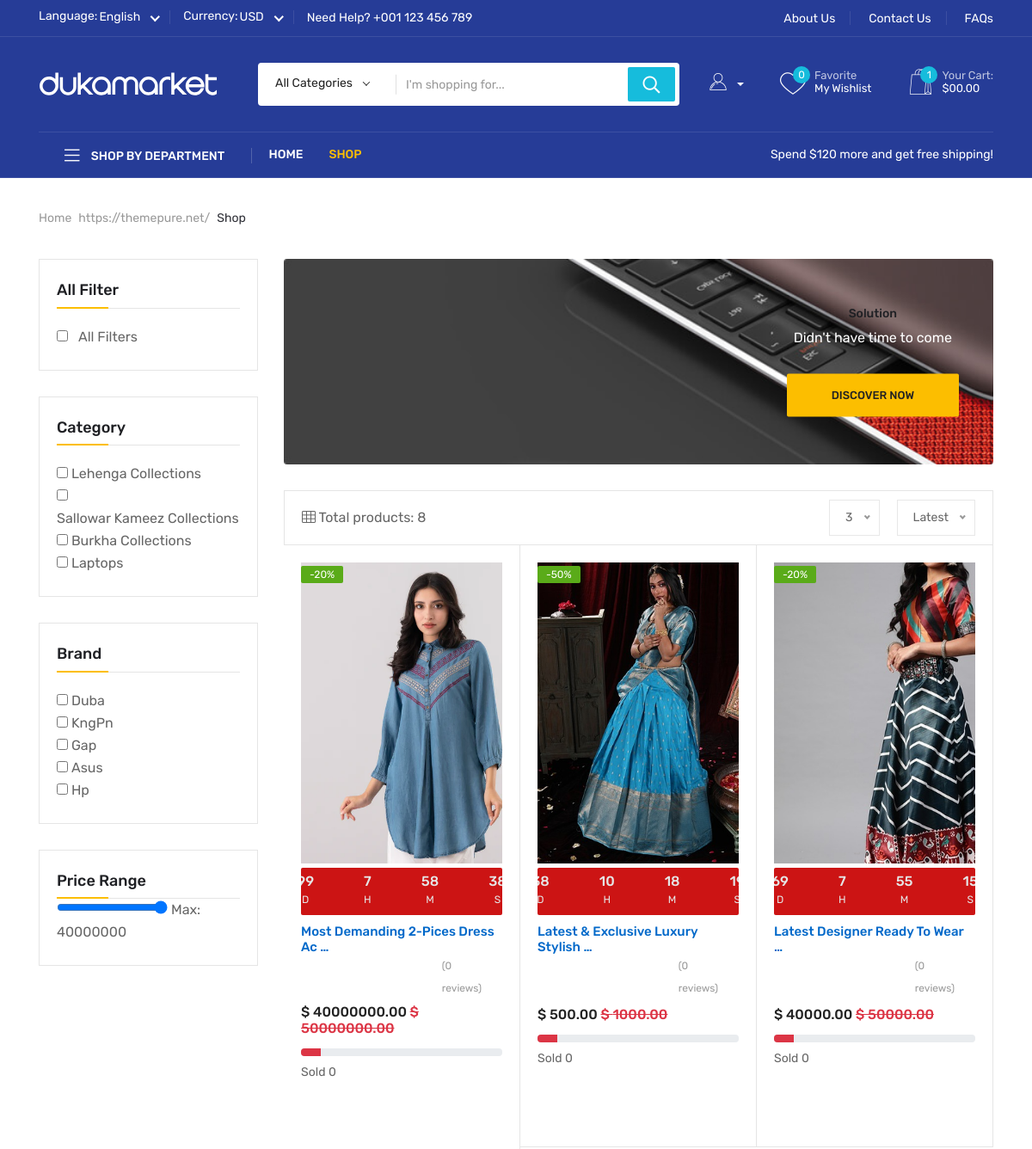
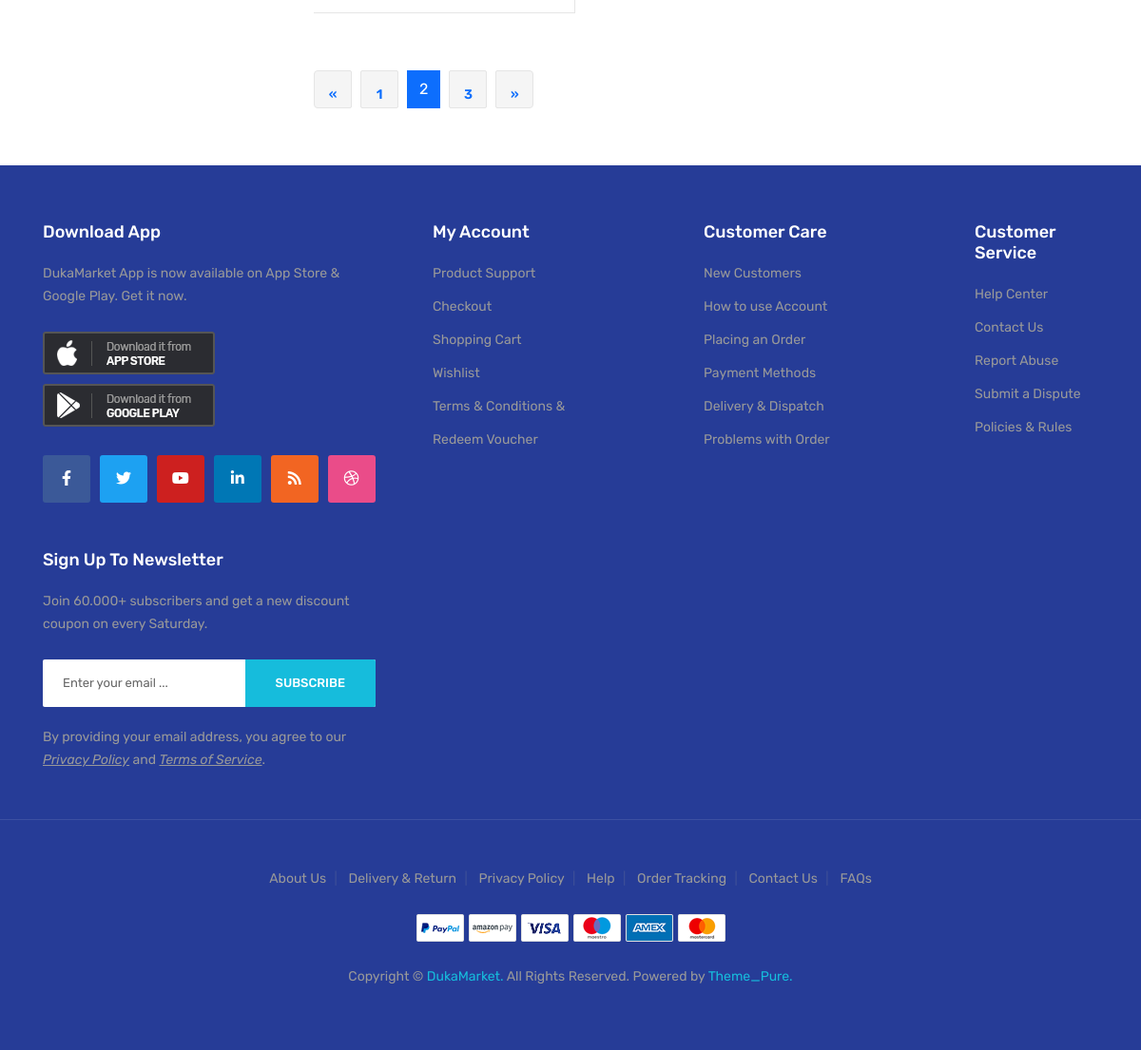
The app's page /shop/?page=2&sort=latest&per_page=3 with its own data (2 pictures, top to bottom).
### store/models.py (models this page shows, shortened)
class ImageTagMixin(models.Model):
    class Meta:
        abstract = True

class Category(ImageTagMixin):
    parent = models.ForeignKey('self', related_name='children', on_delete=models.CASCADE,
                               null=True, blank=True)
    title = models.CharField(max_length=150, unique=True)
    slug = models.SlugField(max_length=150, unique=True, blank=True, null=True)
    keyword = models.CharField(max_length=150, default='N/A')
    description = models.CharField(max_length=150, default='N/A')
    image = models.ImageField(upload_to='categories/%Y/%m/%d/',
                              default='defaults/default.jpg',
                              validators=[validate_image_size])
    status = models.CharField(max_length=10, choices=STATUS_CHOICES, default='active')
    is_featured = models.BooleanField(default=False)
    created_at = models.DateTimeField(auto_now_add=True)
    updated_at = models.DateTimeField(auto_now=True)
    class Meta:
        ordering = ['id']
        verbose_name_plural = '01. Categories'

class Brand(ImageTagMixin):
    title = models.CharField(max_length=150, unique=True)
    slug = models.SlugField(max_length=150, unique=True, blank=True, null=True)
    keyword = models.CharField(max_length=150, default='N/A')
    description = models.CharField(max_length=150, default='N/A')
    image = models.ImageField(upload_to='brands/%Y/%m/%d/',
                              default='defaults/default.jpg',
                              validators=[validate_image_size])
    status = models.CharField(max_length=10, choices=STATUS_CHOICES, default='active')
    is_featured = models.BooleanField(default=False)
    created_at = models.DateTimeField(auto_now_add=True)
    updated_at = models.DateTimeField(auto_now=True)
    class Meta:
        ordering = ['id']
        verbose_name_plural = '02. Brands'

class Slider(ImageTagMixin):
    product = models.ForeignKey(Product, on_delete=models.CASCADE)
    slider_type = models.CharField(max_length=10, choices=SLIDER_TYPE_CHOICES, default='none')
    title = models.CharField(max_length=150, unique=True)
    sub_title = models.CharField(max_length=150, blank=True, null=True)
    paragraph = models.CharField(max_length=150, blank=True, null=True)
    image = models.ImageField(upload_to='sliders/%Y/%m/%d/',
                              default='defaults/default.jpg',
                              validators=[validate_image_size])
    status = models.CharField(max_length=10, choices=STATUS_CHOICES, default='active')
    created_at = models.DateTimeField(auto_now_add=True)
    updated_at = models.DateTimeField(auto_now=True)
    class Meta:
        ordering = ['id']
        verbose_name_plural = '08. Sliders'
    def __str__(self):
        return f"{self.title} ({self.get_status_display()})"

class Product(ImageTagMixin):
    category = models.ForeignKey(Category, related_name='products', on_delete=models.CASCADE)
    brand = models.ForeignKey(Brand, related_name='products', on_delete=models.CASCADE)
    variant = models.CharField(max_length=150, choices=VARIANTS_TYPE_CHOICES, default='none')
    title = models.CharField(max_length=150, unique=True)
    slug = models.SlugField(max_length=150, unique=True, blank=True, null=True)
    old_price = models.DecimalField(max_digits=10, decimal_places=2, default=Decimal('500000.00'))
    sale_price = models.DecimalField(max_digits=10, decimal_places=2, default=Decimal('400000.00'))
    discount_percent = models.PositiveIntegerField(validators=[MinValueValidator(0), MaxValueValidator(100)], default=20)
    available_stock = models.PositiveIntegerField(validators=[MaxValueValidator(10000)], default=1)
    sold = models.PositiveIntegerField(default=0)
    prev_des = models.TextField(default='N/A')
    add_des = models.TextField(default='N/A')
    short_des = models.TextField(default='N/A')
    long_des = models.TextField(default='N/A')
    keyword = models.TextField(default='N/A')
    description = models.TextField(default='N/A')
    tag = models.CharField(max_length=150, default='N/A')
    deadline = models.DateTimeField(blank=True, null=True)
    is_deadline = models.BooleanField(default=False)
    is_featured = models.BooleanField(default=False)
    status = models.CharField(max_length=10, choices=STATUS_CHOICES, default='active')
    created_at = models.DateTimeField(auto_now_add=True)
    updated_at = models.DateTimeField(auto_now=True)
    class Meta:
        ordering = ['id']
        verbose_name_plural = '05. Products'

class ImageGallery(ImageTagMixin):
    product = models.ForeignKey(Product, related_name='images', on_delete=models.CASCADE)
    image = models.ImageField(upload_to='galleries/%Y/%m/%d/',
                              default='defaults/default.jpg',
                              validators=[validate_image_size])
    status = models.CharField(max_length=10, choices=STATUS_CHOICES, default='active')
    created_at = models.DateTimeField(auto_now_add=True)
    updated_at = models.DateTimeField(auto_now=True)
    class Meta:
        ordering = ['id']
        verbose_name_plural = '07. Image Galleries'

### store/views.py (the view)
# urls.py: path('shop/', ShopView.as_view(), name='shop'),
@method_decorator(never_cache, name='dispatch')
class ShopView(generic.View):
    def get(self, request):
        per_page_options = [3, 6, 12]
        sort_options = ['latest', 'new', 'upcoming']
        products = (
            Product.objects
            .filter(status='active')
            .select_related('category', 'brand')
            .prefetch_related('reviews')
            .annotate(avg_rate=Avg('reviews__rating', filter=Q(reviews__status='active')))
        )
        banners = Slider.objects.filter(Q(slider_type='add') & Q(status='active'))[:1]
        per_page = request.GET.get('per_page')
        per_page = int(per_page) if per_page and per_page.isdigit() else 3
        sort_by = request.GET.get('sort', 'latest')
        page_number = request.GET.get('page')
        page_number = int(page_number) if page_number and page_number.isdigit() else 1
        sort_map = {
            'latest': '-created_at',
            'new': 'created_at',
            'upcoming': 'deadline'
        }
        if sort_by == 'upcoming':
            products = products.filter(deadline__gt=timezone.now()).order_by('deadline')
        else:
            products = products.order_by(sort_map.get(sort_by, '-created_at'))
        paginator = Paginator(products, per_page)
        page_obj = paginator.get_page(page_number)
        logger.info(
            f"ShopView accessed | "
            f"User: {request.user.username if request.user.is_authenticated else 'Anonymous'} | "
            f"Page: {page_obj.number}/{paginator.num_pages} | "
            f"Per page: {per_page} | "
            f"Sort: {sort_by} | "
            f"Total products: {paginator.count}"
            f"Banners: {banners.count}"
        )
        context = {
            'products': page_obj,
            'banners': banners,
            'page_obj': page_obj,
            'per_page_options': per_page_options,
            'sort_options': sort_options,
            'selected_per_page': per_page,
            'selected_sort': sort_by,
        }
        if request.headers.get('x-requested-with') == 'XMLHttpRequest':
            logger.info("ShopView AJAX request detected")
            return JsonResponse({
                'html': render_to_string('store/grid.html', context, request=request),
                'pagination_html': render_to_string('store/pagination.html', context, request=request)
            })
        return render(request, 'store/shop.html', context)

### templates/store/shop.html (shortened to what this page needs)
{% extends 'base.html' %}
{% load static %}
{% block main_content %}
<section class="breadcrumb__area box-plr-75">
    <div class="container">
        <div class="row">
            <div class="col-xxl-12">
                <div class="breadcrumb__wrapper">
                    <nav aria-label="breadcrumb">
                        <ol class="breadcrumb">
                            <li class="breadcrumb-item"><a href="{% url 'home' %}">Home</a></li>
                            <li class="breadcrumb-item active" aria-current="page">Shop</li>
                        </ol>
                    </nav>
                </div>
            </div>
        </div>
    </div>
</section>
<div class="shop-area mb-20">
    <div class="container">
        <div class="row">
            <div class="col-xl-3 col-lg-3">
                {% include 'store/filter.html' %}
            </div>
            <div class="col-xl-9 col-lg-9">
                <div class="shop-banner mb-30">
                    {% if banners %}
                    {% for banner in banners %}
                    <div class="banner-image">
                        <img class="banner-l" src="{{ banner.image.url }}" alt="{{ banner.title|title }}" style="width:100%;height:50%;">
                        <div class="banner-content text-center">
                            <h6>{{ banner.title|title }}</h6>
                            <p class="banner-text mb-30">
                                {{ banner.sub_title|truncatewords:10 }}
                            </p>
                            <a href="{% url 'shop' %}" class="st-btn-d b-radius">Discover now</a>
                        </div>
                    </div>
                    {% endfor %}
                    {% else %}
                    <p>No banner found</p>
                    {% endif %}
                </div>
                <div class="product-lists-top">
                    <div class="product__filter-wrap">
                        <div class="row align-items-center">
                            <div class="col-xxl-6 col-xl-6 col-lg-6 col-md-6">
                                <div class="product__filter d-sm-flex align-items-center">
                                    <div class="product__col">
                                        <i class="fal fa-th"></i>
                                        <span>Total products: {{ page_obj.paginator.count }}</span>
                                    </div>
                                </div>
                            </div>
                            <div class="col-xxl-6 col-xl-6 col-lg-6 col-md-6">
                                <div class="product__filter-right d-flex align-items-center justify-content-md-end">
                                    <div class="product__sorting product__show-no">
                                    </div>
                                    <div class="product__sorting product__show-position ml-20">
                                    </div>
                                </div>
                            </div>
                        </div>
                    </div>
                </div>
                <div class="product__show-list">
                    <div class="row g-0" id="product-grid">
                        {% include 'store/grid.html' %}
                    </div>
                </div>
                <div class="row">
                    <div class="col-xl-12">
                        <div class="basic-pagination pt-30 pb-30" id="pagination">
                            {% include 'store/pagination.html' %}
                        </div>
                    </div>
                </div>
            </div>
        </div>
    </div>
</div>
{% endblock main_content %}

### templates/store/filter.html
<div class="shop-sidebar">
    <div class="product-widget mb-30">
        <h5 class="pt-title">All Filter</h5>
        <div class="product__all-filter mt-20">
            <input type="checkbox" id="all-filters" class="filter-checkbox me-2" data-filter="all">
            <label for="all-filters">All Filters</label>
        </div>
    </div>
    <div class="product-widget mb-30">
        <h5 class="pt-title">Category</h5>
        <div class="product__category mt-20">
            {% for cat in cats %}
            <div class="product__category-item">
                <input type="checkbox" class="filter-checkbox filter-category" data-filter="category" value="{{ cat.id }}">
                <label>{{ cat.title }}</label>
            </div>
            {% endfor %}
        </div>
    </div>
    <div class="product-widget mb-30">
        <h5 class="pt-title">Brand</h5>
        <div class="product__brand mt-20">
            {% for brand in brands %}
            <div class="product__brand-item">
                <input type="checkbox" class="filter-checkbox filter-brand" data-filter="brand" value="{{ brand.id }}">
                <label>{{ brand.title }}</label>
            </div>
            {% endfor %}
        </div>
    </div>
    <div class="product-widget mb-30">
        <h5 class="pt-title">Price Range</h5>
        <input type="range" id="maxPrice" min="{{ min_price }}" max="{{ max_price }}" value="{{ max_price }}" step="5">
        <span id="priceValue">Max: {{ max_price }}</span>
    </div>
</div>

### templates/store/grid.html (shortened to what this page needs)
{% if products %}
    {% for product in products %}
        <div class="col-xl-4 col-lg-4 col-md-6 col-sm-6 mb-30">
            <div class="product__item product__item-d">
                <div class="product__thumb fix">
                    <div class="product-image w-img">
                        <a href="{% url 'product-detail' product.slug product.id %}">
                            <img src="{{ product.images.first.image.url }}"
                                 alt="{{ product.title|title }}"
                                 style="width: 310px; height: 350px; object-fit: cover;">
                        </a>
                    </div>
                    {% if product.deadline %}
                        <div class="countdown countdown-small mt-5">
                            <div class="countdown-inner b-radius"
                                 data-countdown=""
                                 data-date="{{ product.deadline|date:'c' }}">
                                <ul class="text-center"
                                    style="padding:0; list-style:none; display:flex; justify-content:center; gap:10px;">
                                    <li><span data-days="">0</span>d</li>
                                    <li><span data-hours="">0</span>h</li>
                                    <li><span data-minutes="">0</span>m</li>
                                    <li><span data-seconds="">0</span>s</li>
                                </ul>
                            </div>
                        </div>
                    {% endif %}
                    <div class="product__offer">
                        <span class="discount">-{{ product.discount_percent }}%</span>
                    </div>
                </div>
                <div class="product__content">
                    <h6>
                        <a href="{% url 'product-detail' product.slug product.id %}">
                            {{ product.title|title|truncatewords:5 }}
                        </a>
                    </h6>
                    <div class="rating mb-5">
                        <ul>
                        </ul>
                        <span>
                            ({{ product.reviews.count }} review{{ product.reviews.count|pluralize }})
                        </span>
                    </div>
                    <div class="price mb-10">
                        <span>
                            $ {{ product.sale_price }}
                            {% if product.old_price %}
                                <del class="text-danger">$ {{ product.old_price }}</del>
                            {% endif %}
                        </span>
                    </div>
                    <div class="progress mb-5">
                        <div class="progress-bar bg-danger" style="width: 10%;"></div>
                    </div>
                    <div class="progress-rate">
                        <span>Sold {{ product.sold }}</span>
                    </div>
                </div>
            </div>
        </div>
    {% endfor %}
{% else %}
    <p>No products found!</p>
{% endif %}

### records on screen
Category: title "Lehenga Collections"
Category: title "Sallowar Kameez Collections"
Category: title "Burkha Collections"
Category: title "Laptops"
Brand: title "Duba"
Brand: title "KngPn"
Brand: title "Gap"
Brand: title "Asus"
Brand: title "Hp"
Slider: image (picture), title "Solution", sub_title "Didn't have time to come"
Product: images.first.image (picture), discount_percent "20", title "Most Demanding 2-Pices Dress Ac …", reviews.count "0", sale_price "40000000.00", old_price "50000000.00", sold "0"
Product: images.first.image (picture), discount_percent "50", title "Latest & Exclusive Luxury Stylish …", reviews.count "0", sale_price "500.00", old_price "1000.00", sold "0"
Product: images.first.image (picture), discount_percent "20", title "Latest Designer Ready To Wear …", reviews.count "0", sale_price "40000.00", old_price "50000.00", sold "0"

### other values on screen
{{ max_price }} "40000000"
{{ page_obj.paginator.count }} "8"
{{ num }} "1" "3"
{{ num }} "2"
